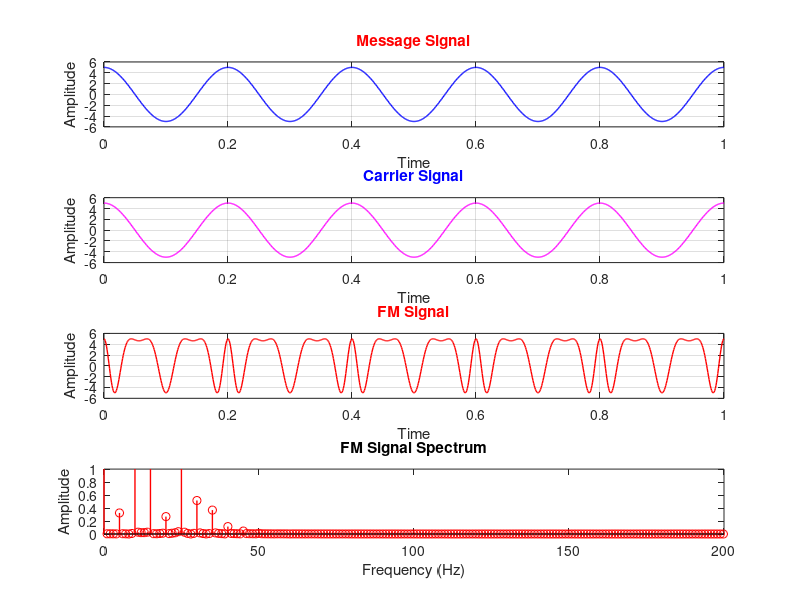

This chart was generated by the following MATLAB code:
clc;
close all;
clear all; 
%input the values
vm = input('Enter message signal Amplitude: ');
vc = input('Enter carrier signal Amplitude: ');
fm = input('Enter Message Frequency: ');  %fm<fc
fc = input('Enter Carrier frequency: ');
m = input('Enter modulation index: ');
t = 0:0.001:1;
Fs=1000;
%Equation of the message signal
y1 = vm*cos(2*pi*fm*t);
subplot(4,1,1);
plot(t,y1,'blue','LineWidth',1);
xlabel('Time'); 
ylabel('Amplitude'); 
title('Message Signal','color','red'); 
grid on;
%carrier
y2 = vc*cos(2*pi*fc*t);
subplot(4,1,2);
plot(t,y2,'magenta','LineWidth',1);
xlabel('Time'); 
ylabel('Amplitude'); 
title('Carrier Signal','color','blue'); 
grid on;
%The instantaneous value of FM voltage wave is given by.........
y = vc*cos(2*pi*fc*t+m.*sin(2*pi*fm*t));
subplot(4,1,3);
plot(t,y,'red','LineWidth',1);
xlabel('Time'); 
ylabel('Amplitude'); 
title('FM Signal','color','red'); 
grid on;

%Compute the one sided spectrum using FFT
N = length(y);
FM_spectrum = fft(y)/N;
frequencies = (0:(N/2-1))*Fs/N;

%Plot the FM Spectrum
subplot(4,1,4);
stem(frequencies,abs(FM_spectrum(1:floor(N/2))),'red','LineWidth',1);
axis([0 200 0 1]);
xlabel('Frequency (Hz)'); 
ylabel('Amplitude'); 
title('FM Signal Spectrum'); 
%sample_input 2 4 5 100 10